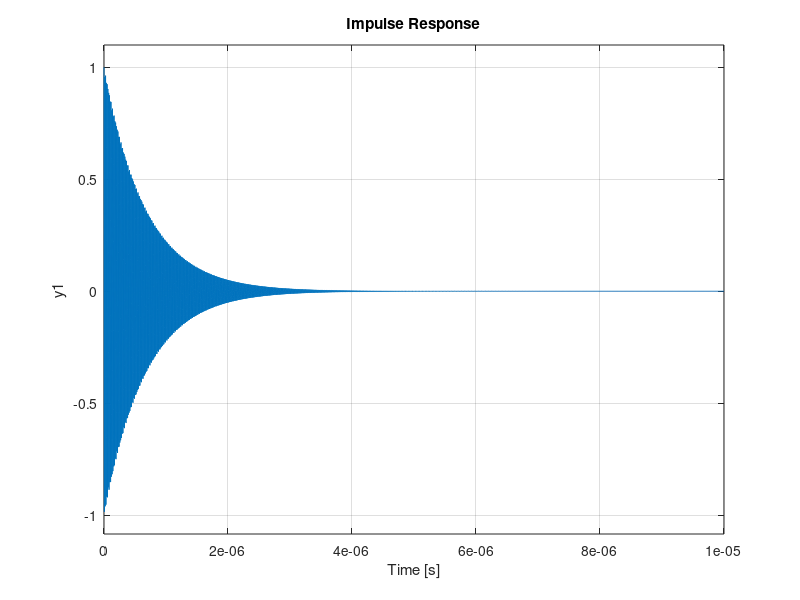

This chart was generated by the following MATLAB code: (Note: this script raises an error after producing the figure.)
close all;
clear all; clc;

fc = 2851.3e6;    % Cavity resonate freq
f_prl = 2856e6;   % PRL freq
wc = 2*pi*fc;
q  = 6000;        % Cavity Q
bw = fc/q;        % Cavity BW
fadc = 357e6;     % ADC sample clock
fs = fc*5.5
% fs is picked to be 34x the ADC clk because a high freq is needed
% for the resolution of the RF signals, but also needs to be an integer
% multiple of the ADC clk speed in order to downsample into a simulated
% sampled IF signal for the algorithm 
Ts = 1/fs;
Tadc = 1/fadc;
flo = 2771e6;     % LO freq

fc_if   = fc - flo;
qcav_if = fc_if/bw;
wcav_if = fc_if*2*pi;


% use state space, lets us do impulse with set magnitude in simulink
% equivalent to transfer function
% t = tf([1], [1 wcav_if/qcav_if wcav_if.^2])

A = [0, 1;
    -wcav_if.^2, -wcav_if/qcav_if];
B = [1; 0];
C = [1 0];
D = [0];

cav_if_ss = ss(A,B,C,D);

figure;
impulse(cav_if_ss, 1e-5)

opts = bodeoptions;
opts.FreqUnits = 'Hz';
figure;
bode(cav_if_ss, opts)


% setup input pulses, simin

pulse_times = (0:1000)*100*21/fadc;
delta_t    = 1e-10*randn(size(pulse_times));
rise_times = pulse_times + delta_t;
pre_rise   = rise_times - 0.5e-9;
fall_times = rise_times + 0.5e-9;

times = [pre_rise; rise_times; fall_times];
times = times(:);
pulse = [zeros(size(pre_rise)); ones(size(rise_times)); zeros(size(fall_times))];
pulse = pulse(:)*1e9;


simin.time = times;
simin.signals.values = pulse;
simin.signals.dimensions=1;